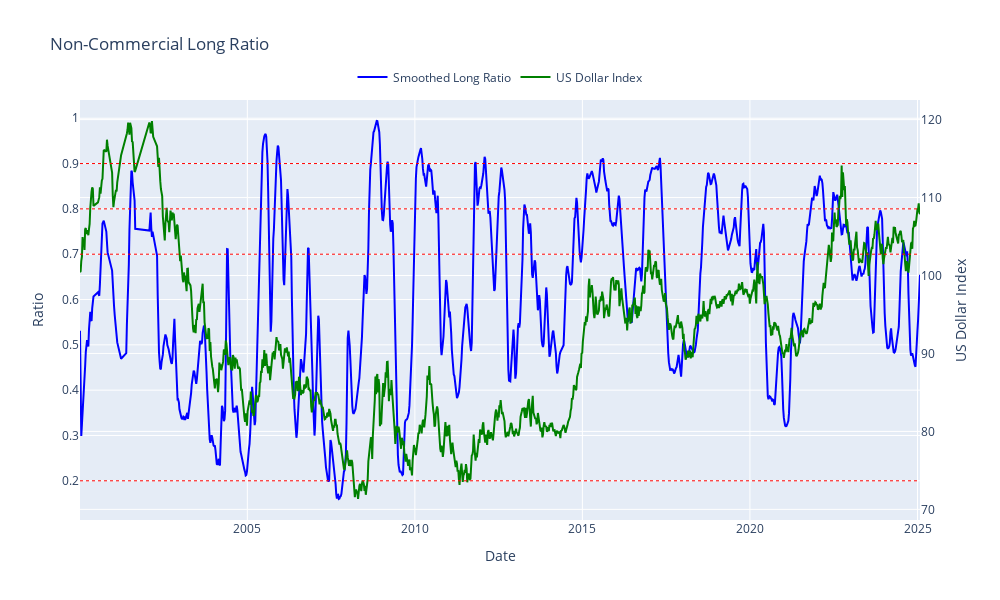

The code cell stored with this chart in its notebook:
### Code cell
fig = go.Figure()

# 多头比例
# fig.add_trace(
#     go.Scatter(
#         x=df.index,
#         y=df["long_ratio"],
#         name="Long Ratio",
#         yaxis="y1",
#         line=dict(color="blue"),
#     )
# )

# 平滑后的多头比例
fig.add_trace(
    go.Scatter(
        x=df.index,
        y=df["long_ratio_smooth"],
        name="Smoothed Long Ratio",
        yaxis="y1",
        line=dict(color="blue"),
    )
)

# 合约价格
fig.add_trace(
    go.Scatter(
        x=df.index,
        y=df["price"],
        name="US Dollar Index",
        yaxis="y2",
        line=dict(color="green"),
    )
)

# 添加水平线代表极端情绪
levels = [0.2, 0.7, 0.8, 0.9]
for level in levels:
    fig.add_hline(y=level, line=dict(color="red", width=1, dash="dot"))

fig.update_layout(
    title="Non-Commercial Long Ratio",
    width=1000,
    height=600,
    xaxis=dict(title="Date"),
    yaxis=dict(title="Ratio"),
    yaxis2=dict(title="US Dollar Index", overlaying="y", side="right"),
    legend=dict(orientation="h", xanchor="center", yanchor="bottom", x=0.5, y=1.02),
)

fig.show()

### Figure 1 — Plotly figure (JSON) as saved in the notebook; plotly's stock layout.template omitted (floating-point values rounded to 4 significant figures; data arrays with more than 128 entries replaced by an {"elided": "..."} marker saying what was removed)
{"data": [{"line": {"color": "blue"}, "name": "Smoothed Long Ratio", "type": "scatter", "x": {"elided": "1246 str values"}, "y": {"elided": "1246 float values"}, "yaxis": "y"}, {"line": {"color": "green"}, "name": "US Dollar Index", "type": "scatter", "x": {"elided": "1246 str values"}, "y": {"elided": "1246 float values"}, "yaxis": "y2"}], "layout": {"height": 600, "legend": {"orientation": "h", "x": 0.5, "xanchor": "center", "y": 1.02, "yanchor": "bottom"}, "shapes": [{"line": {"color": "red", "dash": "dot", "width": 1}, "type": "line", "x0": 0, "x1": 1, "xref": "x domain", "y0": 0.2, "y1": 0.2, "yref": "y"}, {"line": {"color": "red", "dash": "dot", "width": 1}, "type": "line", "x0": 0, "x1": 1, "xref": "x domain", "y0": 0.7, "y1": 0.7, "yref": "y"}, {"line": {"color": "red", "dash": "dot", "width": 1}, "type": "line", "x0": 0, "x1": 1, "xref": "x domain", "y0": 0.8, "y1": 0.8, "yref": "y"}, {"line": {"color": "red", "dash": "dot", "width": 1}, "type": "line", "x0": 0, "x1": 1, "xref": "x domain", "y0": 0.9, "y1": 0.9, "yref": "y"}], "title": {"text": "Non-Commercial Long Ratio"}, "width": 1000, "xaxis": {"title": {"text": "Date"}}, "yaxis": {"title": {"text": "Ratio"}}, "yaxis2": {"overlaying": "y", "side": "right", "title": {"text": "US Dollar Index"}}}}
